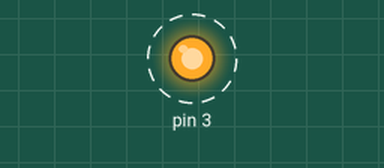
Recording of a sketch running on a simulated Arduino Uno, built with avr-gcc and run on an emulated ATmega328P. On the bench: output pins drawn as LEDs (lit = HIGH). Dashed ring = blinking.

Above: at 0.3 s.
Timing chart, 0 to 3.0 s (numbered marks = the images above):
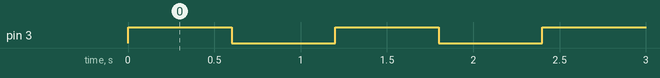

Measured:
- by itself, pin 3: alternates HIGH for 0.60 s and LOW for 0.60 s

The sketch:

01Blink.ino
```cpp
void setup() {

  pinMode(3, OUTPUT);
}

void loop() {
  digitalWrite(3, HIGH);
  delay(600);
  digitalWrite(3, LOW);
  delay(600);
}
```
